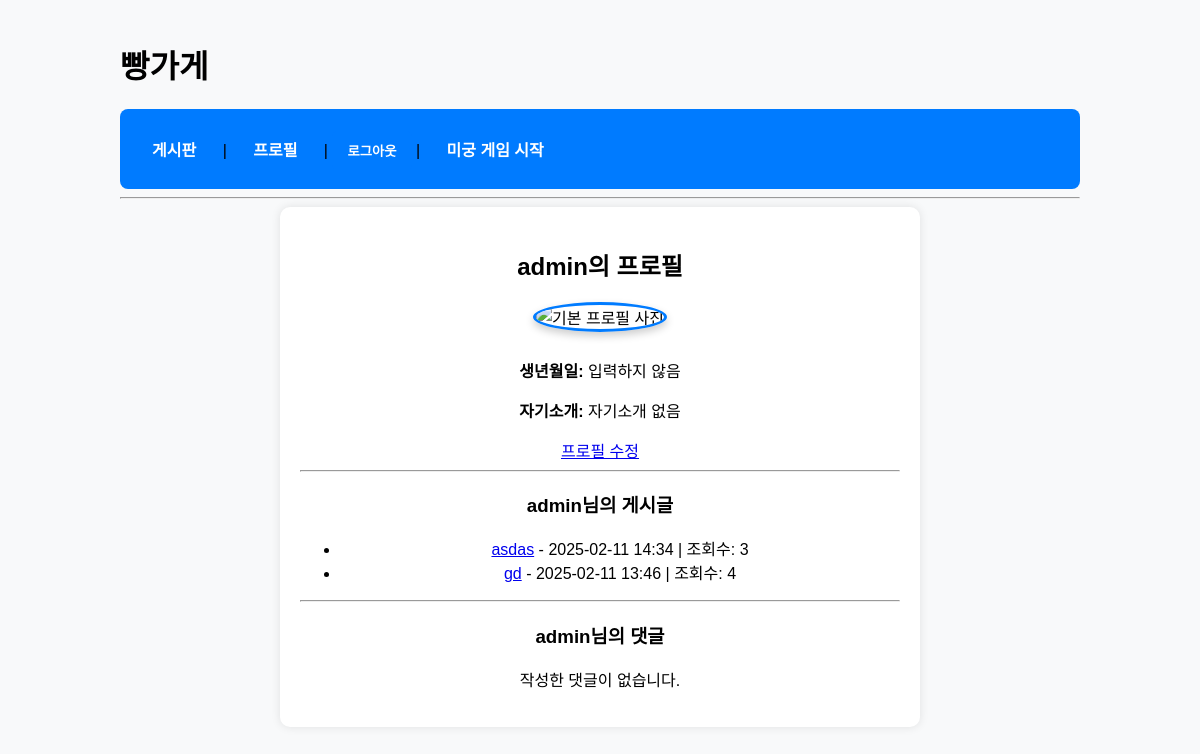
Page /accounts/profile/ (signed in) on the committed database.
### accounts/models.py (models this page shows, shortened)
class Profile(models.Model):
    user = models.OneToOneField(User, on_delete=models.CASCADE) # User와 1대1 관계
    birth_date = models.DateField(null=True, blank=True) #생년월일
    profile_image = models.ImageField(upload_to='profile_pics/', null=True, blank=True,verbose_name="자기소개") #프로필 사진
    bio = models.TextField(blank=True, null=True) #자기소개 추가
    class Meta:
        verbose_name = "프로필"
        verbose_name_plural = "프로필들"
        ordering = ['user']

### board/models.py (models this page shows, shortened)
class Post(models.Model):
    title = models.CharField(max_length=200) #글내용
    content = models.TextField() # 글제목
    author = models.ForeignKey(User, on_delete=models.CASCADE) # 작성자
    created_at = models.DateTimeField(auto_now_add=True) #작성 시간
    updated_at = models.DateTimeField(auto_now=True) # 수정 시간
    image = models.ImageField(upload_to='post_images/', blank=True, null=True) #이미지 필드 추가
    views = models.PositiveIntegerField(default=0) #조회수 필드 추가
    tags = models.ManyToManyField(Tag, blank=True) # 태그 (다대다 관계)
    category = models.ForeignKey(Category, on_delete=models.SET_NULL, null=True, blank=True, related_name='posts') # 카테고리 추가
    attached_file = models.FileField(upload_to=post_file_path, blank=True, null=True)
    bookmarks = models.ManyToManyField(User, related_name="bookmarked_posts", blank=True)
    likes = models.ManyToManyField(User, related_name='liked_posts', blank=True)

### accounts/views.py (the view)
# urls.py: path('profile/', profile, name='profile'), #프로필 페이지 추가
@login_required #로그인한 사용자만 접근 가능
def profile(request):
    profile = get_object_or_404(Profile, user=request.user) #현재 로그인한 유저의 프로필
    posts = Post.objects.filter(author=request.user).order_by('-created_at') # 내가 작성한 글 가져오기, 최신 순 정렬
    comments = Comment.objects.filter(author=request.user).order_by('-created_at') # 내가 작성한 댓글 가져오기
    return render(request,"accounts/profile.html",{
        "profile": profile,
        "posts": posts,
        "comments": comments,
    })

### accounts/templates/accounts/profile.html (shortened to what this page needs)
{% extends "base.html" %}
{% block content %}
<div class="profile-container">
    <h2>{{ user.username }}의 프로필</h2>
    {% if profile.profile_image %}
        <img src="{{ profile.profile_image.url }}" alt="프로필 사진" class="profile-image">
    {% else %}
        <img src="/static/default_profile.png" alt="기본 프로필 사진" class="profile-image">
    {% endif %}
    <div class="profile-info">
        <p><strong>생년월일:</strong> {{ profile.birth_date|default:"입력하지 않음" }}</p>
        <p><strong>자기소개:</strong> {{ profile.bio|default:"자기소개 없음" }}</p>
    </div>
    {% if user == request.user %}
        <a href="{% url 'profile_edit' %}" class="profile-edit-btn">프로필 수정</a>
    {% endif %}
    <hr>
    <h3>{{ user.username }}님의 게시글</h3>
    {% if posts %}
        <ul class="post-list">
            {% for post in posts %}
                <li>
                    <a href="{% url 'post_detail' post.id %}">{{ post.title }}</a> -
                    {{ post.created_at|date:"Y-m-d H:i" }} | 조회수: {{ post.views }}
                </li>
            {% endfor %}
        </ul>
    {% else %}
        <p>작성한 게시글이 없습니다.</p>
    {% endif %}
    <hr>
    <h3>{{ user.username }}님의 댓글</h3>
    {% if comments %}
        <ul class="comment-list">
            {% for comment in comments %}
                <li>
                    <a href="{% url 'post_detail' comment.post.id %}">{{ comment.post.title }}</a> -
                    {{ comment.created_at|date:"Y-m-d H:i" }}<br>
                    <small>"{{ comment.content }}"</small>
                </li>
            {% endfor %}
        </ul>
    {% else %}
        <p>작성한 댓글이 없습니다.</p>
    {% endif %}
</div>
{% endblock %}

### static/css/style.css (style rules this page uses)
body { font-family: Arial, sans-serif; margin: 0; padding: 0; background-color: #f8f9fa; }
.profile-container { max-width: 600px; margin: auto; background: white; padding: 20px; border-radius: 10px; box-shadow: 0px 0px 10px rgba(0, 0, 0, 0.1); text-align: center; }
.profile-image { width: 120px; height: 120px; border-radius: 50%; object-fit: cover; border: 3px solid #007bff; box-shadow: 0 4px 8px rgba(0, 0, 0, 0.2); margin-bottom: 10px; }

### rows in the picture
Profile: birth_date "입력하지 않음", bio "자기소개 없음"
Post: title "asdas", created_at "2025-02-11 14:34", views "3"
Post: title "gd", created_at "2025-02-11 13:46", views "4"

### other values in the picture
{{ user.username }} "admin"
